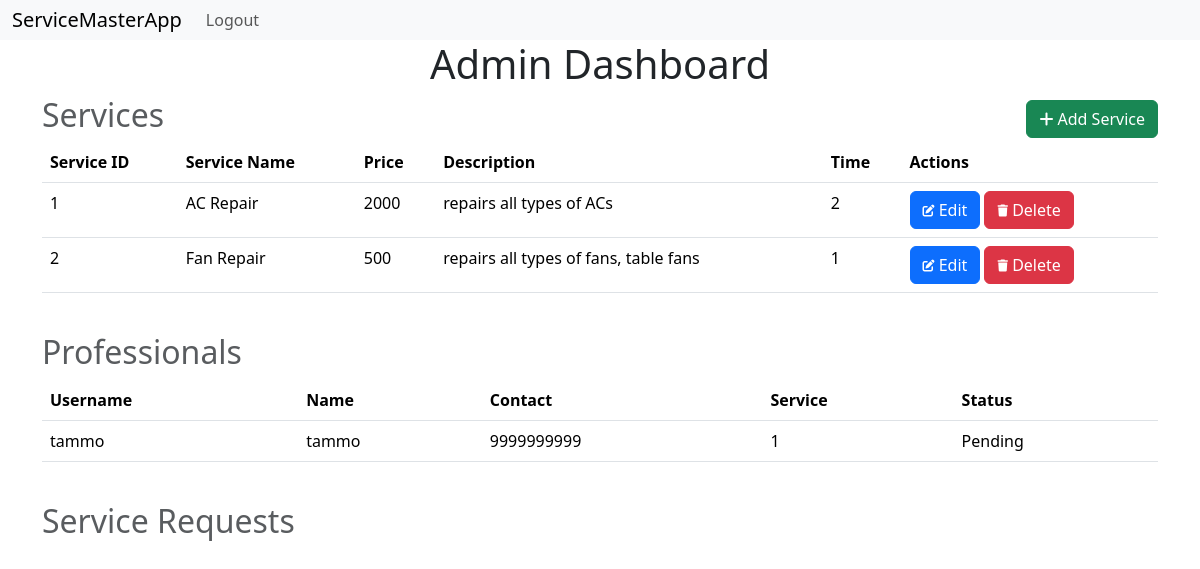
Before: /admin (signed in) with the older database file.
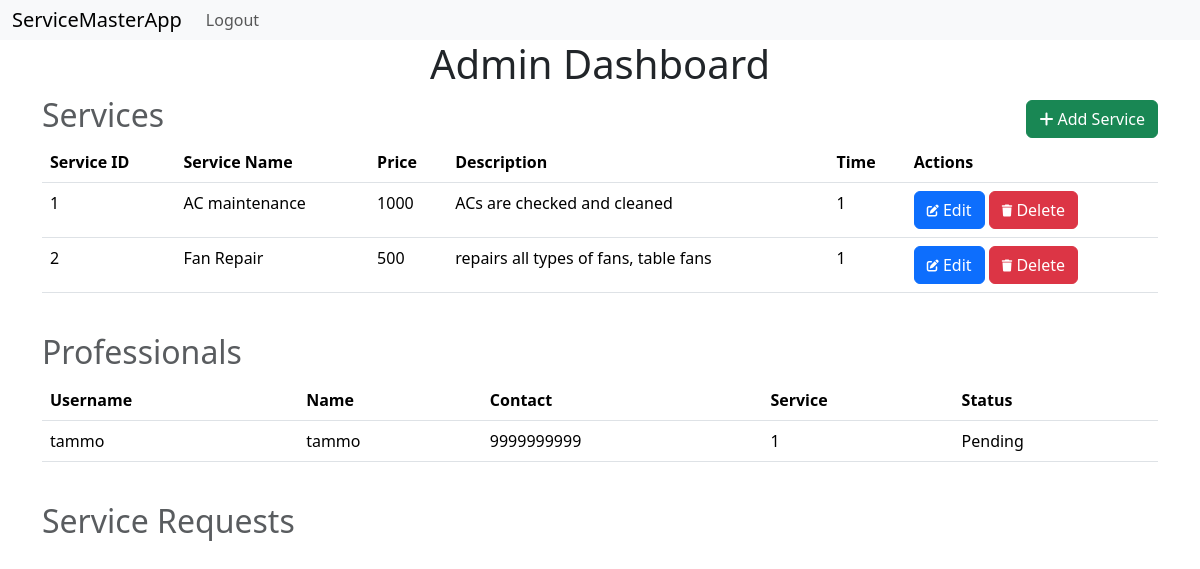
After: the same page with the newer database file.
### models.py (models this page shows, shortened)
class Service(db.Model):
    __tablename__='service'
    id=db.Column(db.Integer,primary_key=True)
    name=db.Column(db.String(32),nullable=False)
    price=db.Column(db.Integer, nullable=False)
    description=db.Column(db.String(512), nullable=False)
    time=db.Column(db.Integer,nullable=False)

class Professional(db.Model):
    __tablename__='professional'
    id=db.Column(db.Integer, primary_key=True)
    username=db.Column(db.String(32), nullable=False, unique=True)
    passwordhash=db.Column(db.String(512), nullable=False)
    name=db.Column(db.String(64), nullable=False)
    contact=db.Column(db.Integer, nullable=False)
    service_id=db.Column(db.Integer, db.ForeignKey('service.id'), nullable=False)
    experience=db.Column(db.Integer, nullable=False)
    pincode=db.Column(db.String(8), nullable=False)
    utype=db.Column(db.String(16), nullable=False, default='Professional')
    status=db.Column(db.String(16), nullable=True, default='Pending')
    profile=db.Column(db.String(512), nullable=False)
    @property
    def password(self):
        raise AttributeError('password is not a readable attribute')

### routes.py (the view)
@app.route('/admin')
@auth_required
def admin():
    user=Customer.query.get(session['user_id'])
    if not user.is_admin:
        flash('Unauthorized Access')
        session.pop('user_id', None)
        return redirect(url_for('login'))
    return render_template('admin.html', user=user, service=Service.query.all(), professional=Professional.query.all())

### routes.py (called while the page is built)
def auth_required(func):
    @wraps(func)
    def inner(*args, **kwargs):
        if 'user_id' not in session:
            flash('Please Login')
            return redirect(url_for('login'))
        return func(*args, **kwargs)
    return inner

### templates/admin.html (shortened to what this page needs)
{% extends 'layout.html' %}
{% block content %}
    <h1>Admin Dashboard</h1>
    <div class="heading">
        <h2 class="text-muted">Services</h2>
        <a class="btn btn-success" href="{{url_for('add_services')}}">
            <i class="fas fa-plus"></i>
            Add Service
        </a>
    </div>
    <table class="table">
        <thead>
            <th>Service ID</th>
            <th>Service Name</th>
            <th>Price</th>
            <th>Description</th>
            <th>Time</th>
            <th>Actions</th>
        </thead>
        <tbody>
            {% for s in service %}
                <tr>
                    <td>{{s.id}}</td>
                    <td>{{s.name}}</td>
                    <td>{{s.price}}</td>
                    <td>{{s.description}}</td>
                    <td>{{s.time}}</td>
                    <td>
                        <a class="btn btn-primary" href="{{url_for('edit_service', service_id=s.id)}}">
                            <i class="fas fa-edit fa-xs"></i>
                            Edit
                        </a>
                        <a class="btn btn-danger" href="{{url_for('delete_service', service_id=s.id)}}">
                            <i class="fas fa-trash fa-xs"></i>
                            Delete
                        </a>
                    </td>
                </tr>
            {% endfor %}
        </tbody>
    </table>
    <br>
    <div class="heading">
        <h2 class="text-muted">Professionals</h2>
    </div>
    <table class="table">
        <thead>
            <th>Username</th>
            <th>Name</th>
            <th>Contact</th>
            <th>Service</th>
            <th>Status</th>
        </thead>
        <tbody>
            {% for p in professional %}
                <tr>
                    <td>{{p.username}}</td>
                    <td>{{p.name}}</td>
                    <td>{{p.contact}}</td>
                    <td>{{p.service_id}}</td>
                    <td>{{p.status}}</td>
                </tr>
            {% endfor %}
        </tbody>
    </table>
    <br>
    <div class="heading">
        <h2 class="text-muted">Service Requests</h2>
    </div>
{% endblock %}

### templates/layout.html (shortened to what this page needs)
<!DOCTYPE html>
<html lang="en">
<head>
    <link href="https://cdn.jsdelivr.net/npm/bootstrap@5.3.3/dist/css/bootstrap.min.css" rel="stylesheet">
    <link rel="stylesheet" href="https://cdnjs.cloudflare.com/ajax/libs/font-awesome/6.6.0/css/all.min.css">
</head>
<body>
    {% include 'navbar.html' %}
    <div class="container">
        {% block content %}
        {% endblock %}
    </div>
</body>
</html>

### templates/navbar.html (shortened to what this page needs)
<nav class="navbar navbar-expand-lg bg-body-tertiary">
    <div class="container-fluid">
      <a class="navbar-brand" href="/">ServiceMasterApp</a>
      <div class="collapse navbar-collapse" id="navbarNav">
        <ul class="navbar-nav">
          {% if user and user.is_admin%}
          <li class="nav-item">
            <a class="nav-link" href="{{url_for('logout')}}">Logout</a>
          </li>
          {% endif %}
        </ul>
      </div>
    </div>
  </nav>

### templates/admin.html (style rules this page uses)
.heading { display: flex; justify-content: space-between; align-items: center; }
h1 { text-align: center; }

### templates/navbar.html (style rules this page uses)
.navbar { width: 100%; padding: 0px; }

Changed rows visible on the page:
changed Service id 1: name "AC Repair" → "AC maintenance"; price "2000" → "1000"; description "repairs all types of ACs" → "ACs are checked and cleaned"; time "2" → "1"
